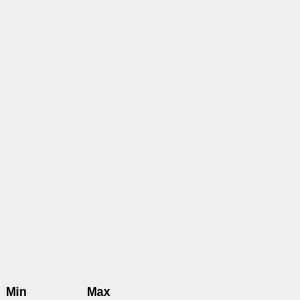
  <widget class="QDockWidget" name="dockWidgetDiagrams">
   <property name="sizePolicy">
    <sizepolicy hsizetype="Fixed" vsizetype="Fixed">
     <horstretch>0</horstretch>
     <verstretch>0</verstretch>
    </sizepolicy>
   </property>
   <property name="minimumSize">
    <size>
     <width>300</width>
     <height>300</height>
    </size>
   </property>
   <property name="contextMenuPolicy">
    <enum>Qt::ActionsContextMenu</enum>
   </property>
   <property name="floating">
    <bool>false</bool>
   </property>
   <property name="features">
    <set>QDockWidget::AllDockWidgetFeatures</set>
   </property>
   <property name="allowedAreas">
    <set>Qt::RightDockWidgetArea</set>
   </property>
   <property name="windowTitle">
    <string>Diagram</string>
   </property>
   <attribute name="dockWidgetArea">
    <number>2</number>
   </attribute>
   <widget class="QWidget" name="dockWidgetDiagramsContents">
    <layout class="QVBoxLayout" name="verticalLayout_2">
     <property name="leftMargin">
      <number>6</number>
     </property>
     <property name="topMargin">
      <number>0</number>
     </property>
     <property name="rightMargin">
      <number>6</number>
     </property>
     <property name="bottomMargin">
      <number>0</number>
     </property>
     <item>
      <widget class="QDiagramWidget" name="diagramWidget" native="true">
       <property name="sizePolicy">
        <sizepolicy hsizetype="Expanding" vsizetype="Expanding">
         <horstretch>0</horstretch>
         <verstretch>0</verstretch>
        </sizepolicy>
       </property>
       <property name="contextMenuPolicy">
        <enum>Qt::ActionsContextMenu</enum>
       </property>
      </widget>
     </item>
     <item>
      <layout class="QHBoxLayout" name="horizontalLayout">
       <property name="spacing">
        <number>0</number>
       </property>
       <item>
        <widget class="QLabel" name="label">
         <property name="minimumSize">
          <size>
           <width>30</width>
           <height>16</height>
          </size>
         </property>
         <property name="maximumSize">
          <size>
           <width>30</width>
           <height>16</height>
          </size>
         </property>
         <property name="font">
          <font>
           <weight>75</weight>
           <bold>true</bold>
          </font>
         </property>
         <property name="text">
          <string>Min</string>
         </property>
        </widget>
       </item>
       <item>
        <widget class="QLabel" name="labelTrackMinAltitude">
         <property name="minimumSize">
          <size>
           <width>0</width>
           <height>16</height>
          </size>
         </property>
         <property name="maximumSize">
          <size>
           <width>16777215</width>
           <height>16</height>
          </size>
         </property>
        </widget>
       </item>
       <item>
        <widget class="QLabel" name="label_7">
         <property name="minimumSize">
          <size>
           <width>30</width>
           <height>16</height>
          </size>
         </property>
         <property name="maximumSize">
          <size>
           <width>30</width>
           <height>16</height>
          </size>
         </property>
         <property name="font">
          <font>
           <weight>75</weight>
           <bold>true</bold>
          </font>
         </property>
         <property name="text">
          <string>Max</string>
         </property>
        </widget>
       </item>
       <item>
        <widget class="QLabel" name="labelTrackMaxAltitude">
         <property name="minimumSize">
          <size>
           <width>0</width>
           <height>16</height>
          </size>
         </property>
         <property name="maximumSize">
          <size>
           <width>16777215</width>
           <height>16</height>
          </size>
         </property>
        </widget>
       </item>
       <item>
        <widget class="QLabel" name="label_10">
         <property name="minimumSize">
          <size>
           <width>12</width>
           <height>16</height>
          </size>
         </property>
         <property name="maximumSize">
          <size>
           <width>12</width>
           <height>16</height>
          </size>
         </property>
         <property name="font">
          <font>
           <weight>75</weight>
           <bold>true</bold>
          </font>
         </property>
         <property name="text">
          <string>&lt;html&gt;&lt;head/&gt;&lt;body&gt;&lt;p&gt;&lt;img src=&quot;:/images/arror_up.png&quot;/&gt;&lt;/p&gt;&lt;/body&gt;&lt;/html&gt;</string>
         </property>
        </widget>
       </item>
       <item>
        <widget class="QLabel" name="labelTrackHeightIntUp">
         <property name="minimumSize">
          <size>
           <width>0</width>
           <height>16</height>
          </size>
         </property>
         <property name="maximumSize">
          <size>
           <width>16777215</width>
           <height>16</height>
          </size>
         </property>
        </widget>
       </item>
       <item>
        <widget class="QLabel" name="label_11">
         <property name="minimumSize">
          <size>
           <width>12</width>
           <height>16</height>
          </size>
         </property>
         <property name="maximumSize">
          <size>
           <width>12</width>
           <height>16</height>
          </size>
         </property>
         <property name="font">
          <font>
           <weight>75</weight>
           <bold>true</bold>
          </font>
         </property>
         <property name="text">
          <string>&lt;html&gt;&lt;head/&gt;&lt;body&gt;&lt;p&gt;&lt;img src=&quot;:/images/arror_down.png&quot;/&gt;&lt;/p&gt;&lt;/body&gt;&lt;/html&gt;</string>
         </property>
        </widget>
       </item>
       <item>
        <widget class="QLabel" name="labelTrackHeightIntDown">
         <property name="minimumSize">
          <size>
           <width>0</width>
           <height>16</height>
          </size>
         </property>
         <property name="maximumSize">
          <size>
           <width>16777215</width>
           <height>16</height>
          </size>
         </property>
        </widget>
       </item>
      </layout>
     </item>
    </layout>
   </widget>
  </widget>
